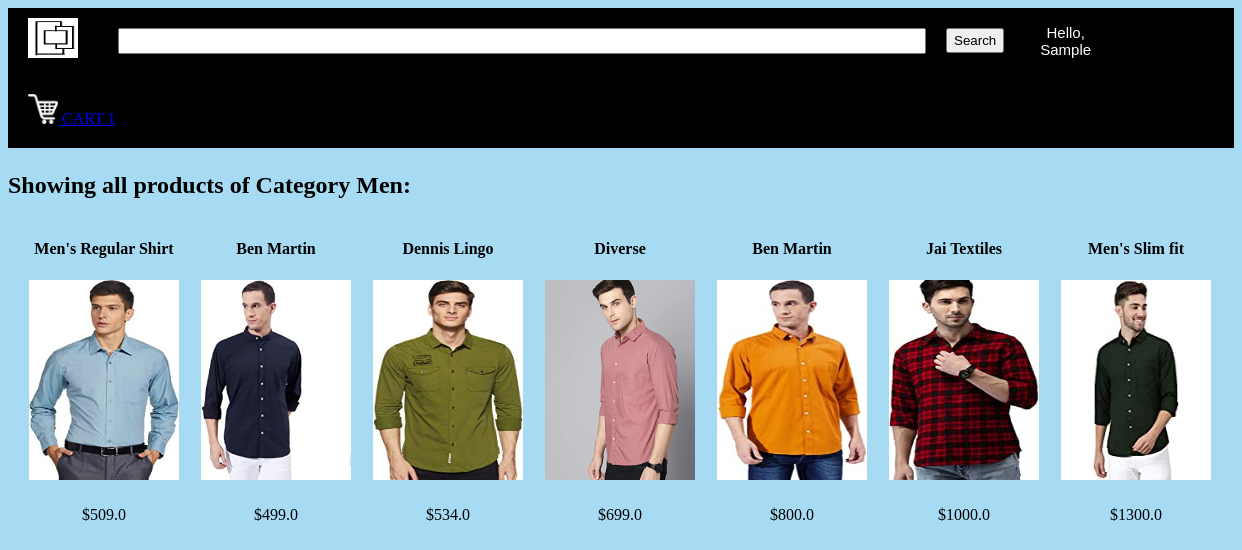
Screenshot of /displayCategory?categoryId=1 (signed in) with the database file from the repository.
### tables this page shows
CREATE TABLE users 
		(userId INTEGER PRIMARY KEY, 
		password TEXT,
		email TEXT,
		firstName TEXT,
		lastName TEXT,
		address1 TEXT,
		address2 TEXT,
		zipcode TEXT,
		city TEXT,
		state TEXT,
		country TEXT, 
		phone TEXT
		);

CREATE TABLE categories
		(categoryId INTEGER PRIMARY KEY,
		name TEXT
		);

CREATE TABLE products
		(productId INTEGER PRIMARY KEY,
		name TEXT,
		price REAL,
		description TEXT,
		image TEXT,
		stock INTEGER,
		categoryId INTEGER,
		FOREIGN KEY(categoryId) REFERENCES categories(categoryId)
		);

### main.py (the view)
@app.route("/displayCategory")
def displayCategory():
        loggedIn, firstName, noOfItems = getLoginDetails()
        categoryId = request.args.get("categoryId")
        with sqlite3.connect('database.db') as conn:
            cur = conn.cursor()
            cur.execute("SELECT products.productId, products.name, products.price, products.image, categories.name FROM products, categories WHERE products.categoryId = categories.categoryId AND categories.categoryId = ?", (categoryId, ))
            data = cur.fetchall()
        conn.close()
        categoryName = data[0][4]
        data = parse(data)
        return render_template('displayCategory.html', data=data, loggedIn=loggedIn, firstName=firstName, noOfItems=noOfItems, categoryName=categoryName)

### main.py (called while the page is built)
def getLoginDetails():
    with sqlite3.connect('database.db') as conn:
        cur = conn.cursor()
        if 'email' not in session:
            loggedIn = False
            firstName = ''
            noOfItems = 0
        else:
            loggedIn = True
            cur.execute("SELECT userId, firstName FROM users WHERE email = ?", (session['email'], ))
            userId, firstName = cur.fetchone()
            cur.execute("SELECT count(productId) FROM kart WHERE userId = ?", (userId, ))
            noOfItems = cur.fetchone()[0]
    conn.close()
    return (loggedIn, firstName, noOfItems)

def parse(data):
    ans = []
    i = 0
    while i < len(data):
        curr = []
        for j in range(7):
            if i >= len(data):
                break
            curr.append(data[i])
            i += 1
        ans.append(curr)
    return ans

### templates/displayCategory.html (shortened to what this page needs)
<!DOCTYPE HTML>
<html>
<head>
<link rel="stylesheet" href={{ url_for('static', filename='css/home.css') }} />
<link rel="stylesheet" href={{ url_for('static', filename='css/topStyle.css') }} />
</head>
<body>
<div id="title">
	<a href="/">
		<img id="logo" src= {{ url_for('static', filename='images/logo.png') }} />
	</a>
	<form>
		<input id="searchBox" type="text" name="searchQuery">
		<input id="searchButton" type="submit" value="Search">
	</form>
	{% if not loggedIn %}
	<div id="signInButton">
		<a class="link" href="/loginForm">Sign In</a>
	</div>
	{% else %}
	<div class="dropdown">
		<button class="dropbtn">Hello, <br>{{firstName}}</button>
	</div>
	{% endif %}
	<div id="kart">
		<a class="link" href="/cart">
			<img src={{url_for('static', filename='images/shoppingCart.png')}} id="cartIcon" />
			CART {{noOfItems}}
		</a>
	</div>
</div>
<div>
	<h2>Showing all products of Category {{categoryName}}:</h2>
	{% for itemData in data %}
	<table>
		<tr id="productName">
			{% for row in itemData %}
			<td>
				{{row[1]}}
			</td>
			{% endfor %}
		</tr>
		<tr id="productImage">
			{% for row in itemData %}
			<td>
				<a href="/productDescription?productId={{row[0]}}">
					<img src={{ url_for('static', filename='uploads/' + row[3]) }} id="itemImage" />
				</a>
			</td>
			{% endfor %}
		</tr>
		<tr id="productPrice">
			{% for row in itemData %}
			<td>
				${{row[2]}}
			</td>
			{% endfor %}
		</tr>
	</table>
	{% endfor %}
</div>
</body>
</html>

### static/css/home.css (style rules this page uses)
#itemImage { height: 200px; width: 150px; }
body { background-image: url(); }
table { border-spacing: 20px; }
#productName { text-align: center; font-weight: bold; }
#productPrice { text-align: center; }
body { background-color: rgb(166, 219, 243); background-position: center; background-repeat: no-repeat; background-size: cover; }

### static/css/topStyle.css (style rules this page uses)
#logo { height: 40px; width: 50px; margin-left: 20px; margin-top: 10px; margin-bottom: 10px; margin-right: 20px; float: left; }
#title { background-color: black; display: inline-block; width: 100%; }
#searchBox { height: 20px; width: 800px; margin-left: 20px; margin-top: 20px; margin-bottom: 20px; margin-right: 20px; float: left; font-size: 1.5em; }
#searchButton { height: 25px; margin-top: 20px; margin-bottom: 20px; margin-right: 20px; float: left; }
.dropbtn { background-color: black; color: white; padding: 16px; font-size: 15px; border: none; cursor: pointer; }
.dropdown { position: relative; float: left; }
#kart { color: white; margin-top: 20px; margin-bottom: 20px; margin-left: 20px; margin-right: 20px; float: left; }
#cartIcon { height: 30px; width: 30px; }

### rows the page displays
users: firstName "Sample"
categories: name "Men"
products: name "Men's Regular Shirt", image (picture), price "509.0"
products: name "Ben Martin", image (picture), price "499.0"
products: name "Dennis Lingo", image (picture), price "534.0"
products: name "Diverse", image (picture), price "699.0"
products: name "Ben Martin", image (picture), price "800.0"
products: name "Jai Textiles", image (picture), price "1000.0"
products: name "Men's Slim fit", image (picture), price "1300.0"

### other values shown
{{ noOfItems }} "1"
